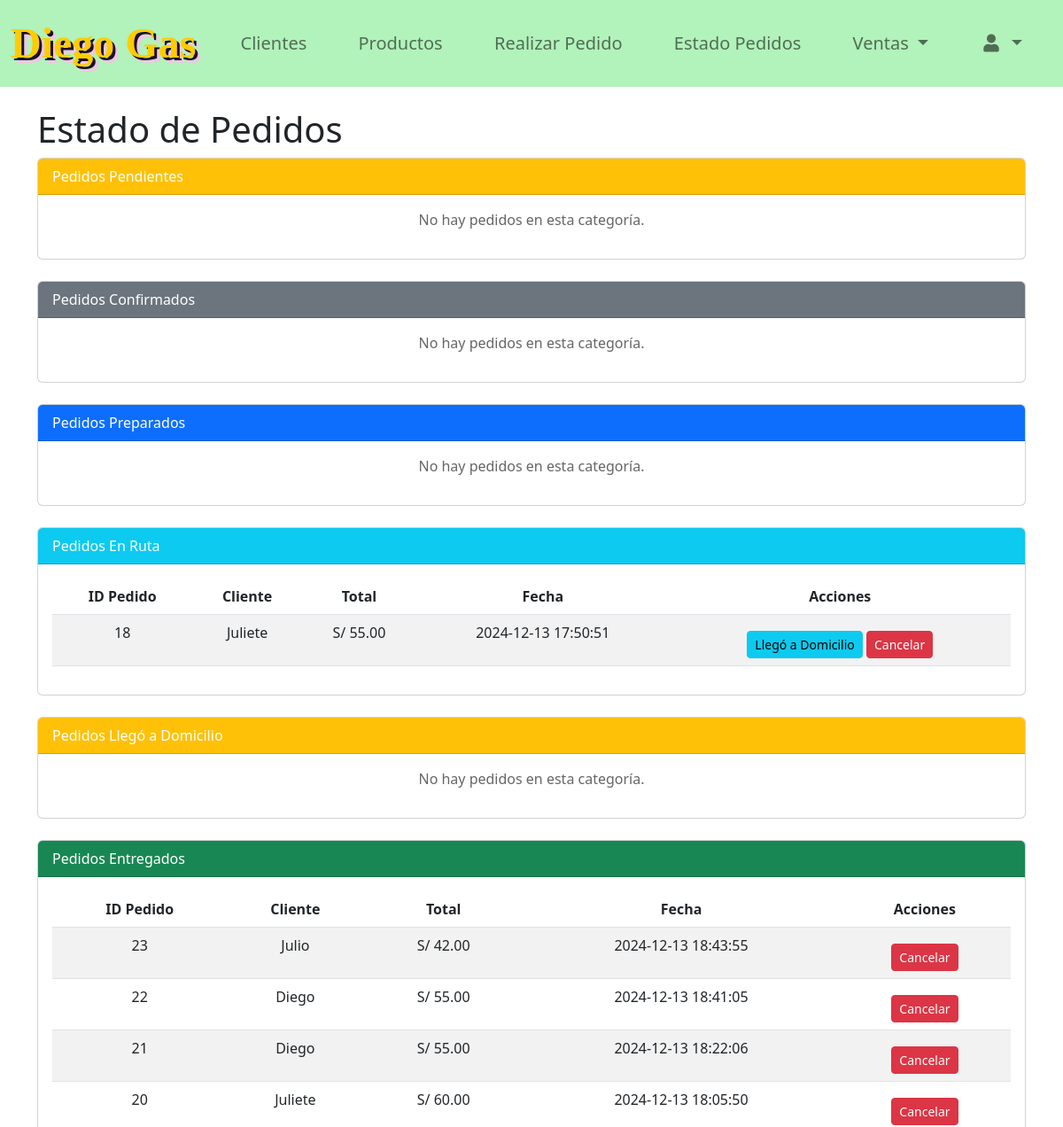
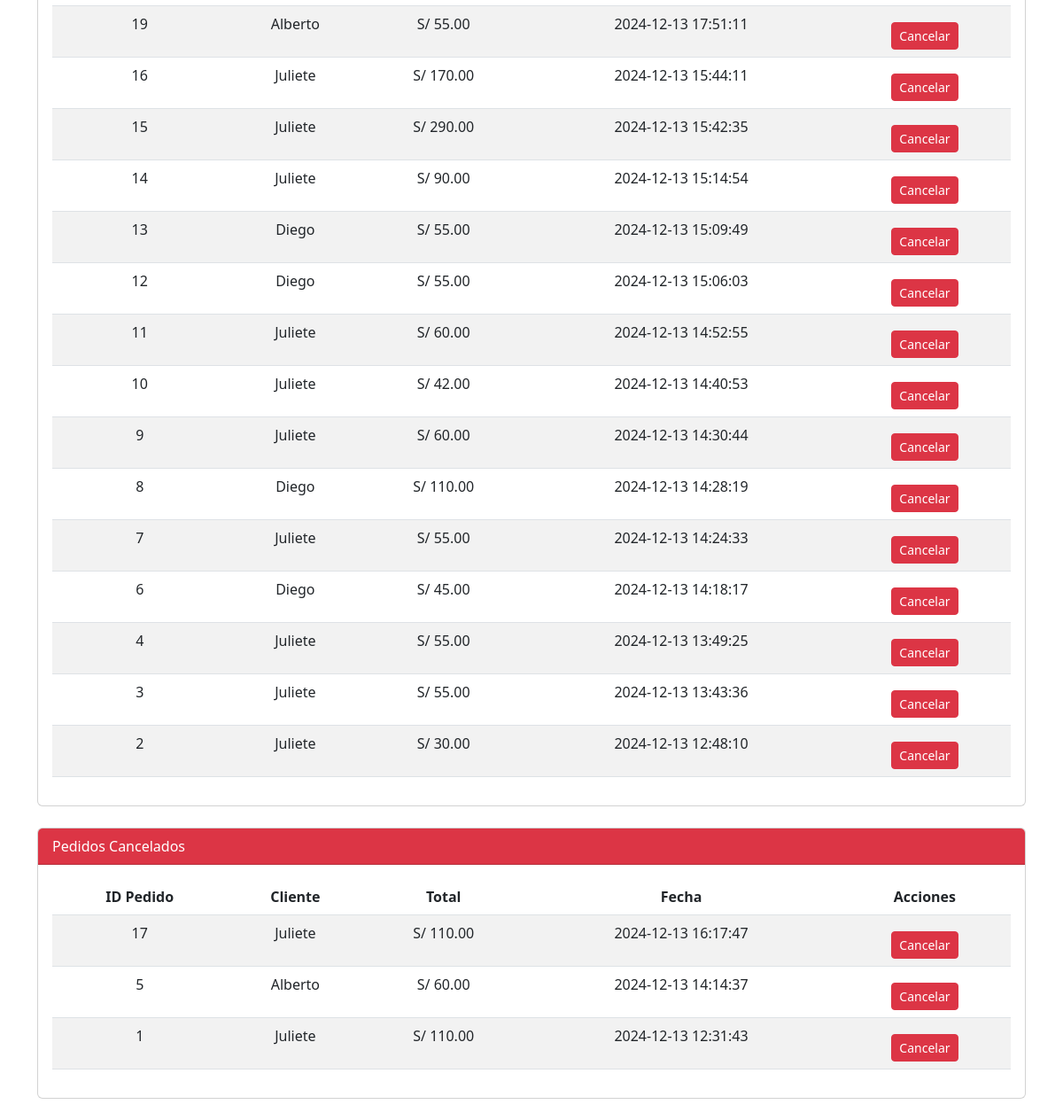
Page /vistas/Recepcion/estado_pedidos.php (signed in) on the committed database (2 pictures, top to bottom).
### tables this page shows
CREATE TABLE `pedidos` (
  `id_pedido` int(11) NOT NULL,
  `id_cliente` int(11) NOT NULL,
  `id_usuario` int(11) NOT NULL,
  `fecha_pedido` datetime NOT NULL,
  `total_pedido` decimal(10,2) NOT NULL,
  `id_estado` int(11) NOT NULL,
  `id_empleado` int(11) DEFAULT NULL,
  `id_pago` int(11) NOT NULL,
  `id_tipo_despacho` int(11) NOT NULL,
  `fecha_entrega` datetime NOT NULL DEFAULT current_timestamp(),
  `id_direccion_envio` int(11) DEFAULT NULL
);

CREATE TABLE `clientes` (
  `id_cliente` int(11) NOT NULL,
  `nombre_cliente` varchar(100) NOT NULL,
  `apellido_cliente` varchar(100) DEFAULT NULL,
  `fecha_registro_cliente` date DEFAULT NULL,
  `email_cliente` varchar(100) DEFAULT NULL,
  `descripcion_cliente` varchar(255) DEFAULT NULL,
  `dni_cliente` int(11) DEFAULT NULL
);

### vistas/funciones.php (called while the page is built, shortened)
<?php
function obtenerConexion()
{
    $host = "localhost";
    $dbname = "diegogas";
    $username = "root";
    $password = "";
    try {
        $conn = new PDO("mysql:host=$host;dbname=$dbname", $username, $password);
        $conn->setAttribute(PDO::ATTR_ERRMODE, PDO::ERRMODE_EXCEPTION);
        return $conn;
    } catch (PDOException $e) {
        logError($e->getMessage());
        echo "Ocurrió un error en la conexión. Por favor, intente más tarde.";
        return null;
    }
}
function obtenerPedidosPorEstadoYFecha($nombreEstado, $fechaHoy)
{
    $conn = obtenerConexion();
    try {
        $sql = "
            SELECT p.id_pedido, p.id_cliente, c.nombre_cliente, p.total_pedido, p.fecha_pedido, e.nombre_estado
            FROM pedidos p
            JOIN clientes c ON p.id_cliente = c.id_cliente
            JOIN estado_pedido e ON p.id_estado = e.id_estado
            WHERE e.nombre_estado = :nombreEstado AND DATE(p.fecha_pedido) = :fechaHoy
            ORDER BY p.fecha_pedido DESC
        ";
        $stmt = $conn->prepare($sql);
        $stmt->bindParam(':nombreEstado', $nombreEstado, PDO::PARAM_STR);
        $stmt->bindParam(':fechaHoy', $fechaHoy, PDO::PARAM_STR);
        $stmt->execute();
        return $stmt->fetchAll(PDO::FETCH_ASSOC);
    } catch (PDOException $e) {
        echo "Error al obtener pedidos por estado y fecha: " . $e->getMessage();
        return [];
    }
}

### vistas/Recepcion/estado_pedidos.php (the view, shortened to what this page needs)
<?php
require_once '../funciones.php';
$fechaHoy = date('2024-12-13');
$pedidosPendientes = obtenerPedidosPorEstadoYFecha('Pendiente', $fechaHoy);
$pedidosEnRuta = obtenerPedidosPorEstadoYFecha('En Ruta', $fechaHoy);
$pedidosEntregados = obtenerPedidosPorEstadoYFecha('Entregado', $fechaHoy);
$pedidosCancelados = obtenerPedidosPorEstadoYFecha('Cancelado', $fechaHoy);
?>
<!DOCTYPE html>
<html lang="es">
<head>
    <link rel="stylesheet" href="../../recursos/css/style.css">
    <link rel="stylesheet" href="https://cdnjs.cloudflare.com/ajax/libs/font-awesome/5.15.4/css/all.min.css">
    <link href="https://cdn.jsdelivr.net/npm/bootstrap@5.2.3/dist/css/bootstrap.min.css" rel="stylesheet">
</head>
<body>
    <?php include_once 'navbar_recepcion.php'; ?>
    <div class="container mt-4">
        <h1>Estado de Pedidos</h1>
        <?php
        function mostrarPedidos($pedidos, $titulo, $clase, $acciones = [])
        {
            ?>
            <div class="card mb-4">
                <div class="card-header <?php echo $clase; ?> text-white"><?php echo $titulo; ?></div>
                <div class="card-body">
                    <?php if (!empty($pedidos)): ?>
                        <table class="table table-striped">
                            <thead>
                                <tr>
                                    <th>ID Pedido</th>
                                    <th>Cliente</th>
                                    <th>Total</th>
                                    <th>Fecha</th>
                                    <th>Acciones</th>
                                </tr>
                            </thead>
                            <tbody>
                                <?php foreach ($pedidos as $pedido): ?>
                                    <tr>
                                        <td><?php echo htmlspecialchars($pedido['id_pedido']); ?></td>
                                        <td><?php echo htmlspecialchars($pedido['nombre_cliente']); ?></td>
                                        <td>S/ <?php echo number_format($pedido['total_pedido'], 2); ?></td>
                                        <td><?php echo htmlspecialchars($pedido['fecha_pedido']); ?></td>
                                        <td>
                                            <?php if (in_array('llego_domicilio', $acciones)): ?>
                                                <form method="POST" style="display:inline;">
                                                    <button type="submit" class="btn btn-info btn-sm">Llegó a Domicilio</button>
                                                </form>
                                            <?php endif; ?>
                                            <form method="POST" style="display:inline;">
                                                <button type="submit" class="btn btn-danger btn-sm">Cancelar</button>
                                            </form>
                                        </td>
                                    </tr>
                                <?php endforeach; ?>
                            </tbody>
                        </table>
                    <?php else: ?>
                        <p>No hay pedidos en esta categoría.</p>
                    <?php endif; ?>
                </div>
            </div>
            <?php
        }
        mostrarPedidos($pedidosPendientes, "Pedidos Pendientes", "bg-warning", ['confirmar', 'cancelar']);
        mostrarPedidos($pedidosEnRuta, "Pedidos En Ruta", "bg-info", ['llego_domicilio', 'cancelar']);
        ?>
    </div>
</body>
</html>

### recursos/css/style.css (style rules this page uses)
* { text-decoration: none; }
body { background-color: #E2DDDB; }
.card .card-body { text-align: center; }
.card .btn { margin-top: 10px; }
body { background-color: #E6F9EA; }
body { font-family: Arial, sans-serif; background-color: #f4f4f4; margin: 0; padding: 0; display: flex; flex-direction: column; justify-content: space-between; }
p { color: #666; margin-bottom: 20px; }

### rows in the picture
pedidos: id_pedido "18", id_cliente.nombre_cliente "Juliete", total_pedido "55.00", fecha_pedido "2024-12-13 17:50:51"
pedidos: id_pedido "23", id_cliente.nombre_cliente "Julio", total_pedido "42.00", fecha_pedido "2024-12-13 18:43:55"
pedidos: id_pedido "22", id_cliente.nombre_cliente "Diego", total_pedido "55.00", fecha_pedido "2024-12-13 18:41:05"
pedidos: id_pedido "21", id_cliente.nombre_cliente "Diego", total_pedido "55.00", fecha_pedido "2024-12-13 18:22:06"
pedidos: id_pedido "20", id_cliente.nombre_cliente "Juliete", total_pedido "60.00", fecha_pedido "2024-12-13 18:05:50"
pedidos: id_pedido "19", id_cliente.nombre_cliente "Alberto", total_pedido "55.00", fecha_pedido "2024-12-13 17:51:11"
pedidos: id_pedido "16", id_cliente.nombre_cliente "Juliete", total_pedido "170.00", fecha_pedido "2024-12-13 15:44:11"
pedidos: id_pedido "15", id_cliente.nombre_cliente "Juliete", total_pedido "290.00", fecha_pedido "2024-12-13 15:42:35"
pedidos: id_pedido "14", id_cliente.nombre_cliente "Juliete", total_pedido "90.00", fecha_pedido "2024-12-13 15:14:54"
pedidos: id_pedido "13", id_cliente.nombre_cliente "Diego", total_pedido "55.00", fecha_pedido "2024-12-13 15:09:49"
pedidos: id_pedido "12", id_cliente.nombre_cliente "Diego", total_pedido "55.00", fecha_pedido "2024-12-13 15:06:03"
pedidos: id_pedido "11", id_cliente.nombre_cliente "Juliete", total_pedido "60.00", fecha_pedido "2024-12-13 14:52:55"
pedidos: id_pedido "10", id_cliente.nombre_cliente "Juliete", total_pedido "42.00", fecha_pedido "2024-12-13 14:40:53"
pedidos: id_pedido "9", id_cliente.nombre_cliente "Juliete", total_pedido "60.00", fecha_pedido "2024-12-13 14:30:44"
pedidos: id_pedido "8", id_cliente.nombre_cliente "Diego", total_pedido "110.00", fecha_pedido "2024-12-13 14:28:19"
pedidos: id_pedido "7", id_cliente.nombre_cliente "Juliete", total_pedido "55.00", fecha_pedido "2024-12-13 14:24:33"
pedidos: id_pedido "6", id_cliente.nombre_cliente "Diego", total_pedido "45.00", fecha_pedido "2024-12-13 14:18:17"
pedidos: id_pedido "4", id_cliente.nombre_cliente "Juliete", total_pedido "55.00", fecha_pedido "2024-12-13 13:49:25"
pedidos: id_pedido "3", id_cliente.nombre_cliente "Juliete", total_pedido "55.00", fecha_pedido "2024-12-13 13:43:36"
pedidos: id_pedido "2", id_cliente.nombre_cliente "Juliete", total_pedido "30.00", fecha_pedido "2024-12-13 12:48:10"
pedidos: id_pedido "17", id_cliente.nombre_cliente "Juliete", total_pedido "110.00", fecha_pedido "2024-12-13 16:17:47"
pedidos: id_pedido "5", id_cliente.nombre_cliente "Alberto", total_pedido "60.00", fecha_pedido "2024-12-13 14:14:37"
pedidos: id_pedido "1", id_cliente.nombre_cliente "Juliete", total_pedido "110.00", fecha_pedido "2024-12-13 12:31:43"

### other values in the picture
$titulo "Pedidos Pendientes Pedidos Confirmados Pedidos Preparados Pedidos En Ruta Pedidos Llegó a Domicilio Pedidos Entregados Pedidos Cancelados"
